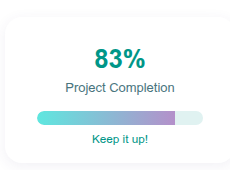

Recreate this plot in Python.
from bokeh.models import Div
from bokeh.plotting import show
from bokeh_rocks import save_plot
from bokeh.layouts import row
progress = 83  # percent

kpi_progress_hover = Div(text=f"""
<style>
.kpi-card-hover {{
  transition: transform 0.22s cubic-bezier(.4,1.4,.5,1), box-shadow 0.22s;
  box-shadow: 0 3px 14px #44337a13;
}}
.kpi-card-hover:hover {{
  transform: translateY(-13px) scale(1.032) rotateZ(-0.5deg);
  box-shadow: 0 14px 40px #38b00044, 0 1px 6px #a2e8dd11;
  z-index: 3;
}}
</style>
<div class="kpi-card-hover" style="
    background: #fff;
    border-radius: 1.4em;
    padding: 2em 1.4em 1.25em 1.4em;
    min-width: 230px;
    text-align: center;
    margin: 1em auto;
    cursor: pointer;
">
    <div style="font-size:2.15em; color:#009688; font-weight:800;">
        {progress}%
    </div>
    <div style="font-size:1.08em; color:#49757e; margin-top:0.1em;">
        Project Completion
    </div>
    <div style="margin-top:1.1em; margin-bottom:0.5em;">
        <div style="height:14px; width:85%; margin:0 auto; background:#e0f2f1; border-radius:9px; overflow:hidden;">
            <div style="
                height:100%; width:{progress}%; background:linear-gradient(90deg, #5ee7df 0%, #b490ca 100%);
                border-radius:9px 0 0 9px; transition: width 1s;">
            </div>
        </div>
    </div>
    <div style="font-size:0.98em; color:#009688;">
        Keep it up!
    </div>
</div>
""")
show(kpi_progress_hover)
save_plot(kpi_progress_hover, "output/kpi_03")
